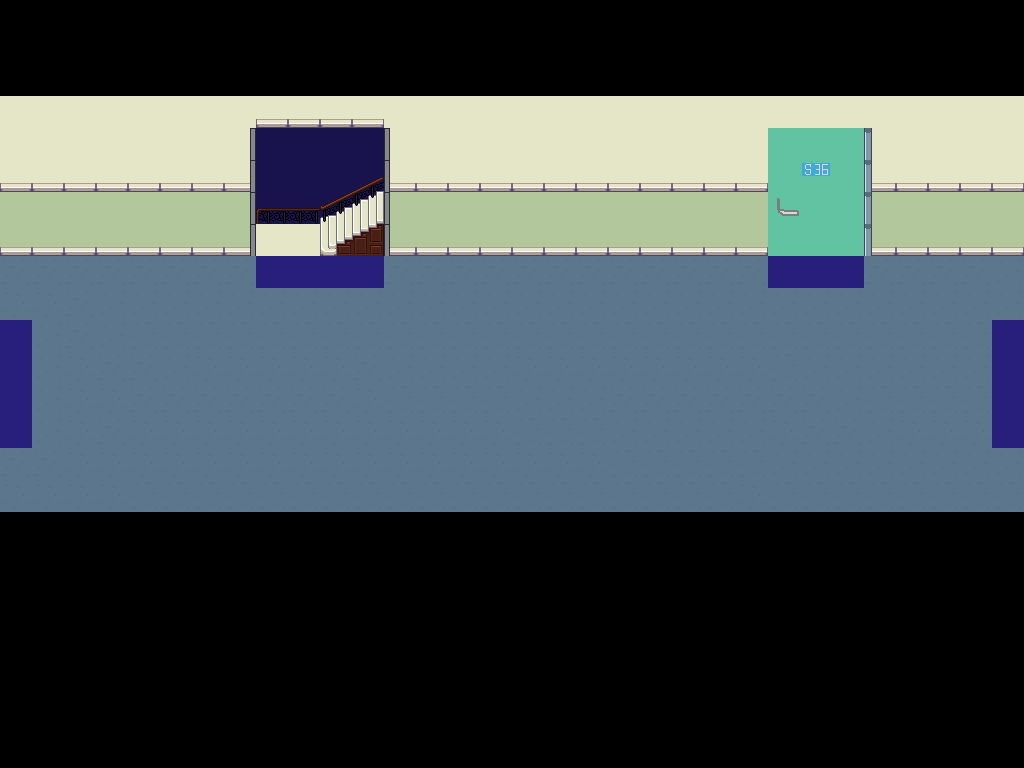

The image is a tile-based game level rendered from a .tmx file. Its description and source (layers, tilesets, objects; grid data summarised) follow:
An orthogonal 32x24 tile map with 32x32 px tiles, 10 tile layers (sol, vers_sous_sol_couloir2, vers_couloir2, vers_salleS36, ...), 8 tilesets.

<map version="1.10" tiledversion="1.10.2" orientation="orthogonal" renderorder="right-down" width="32" height="24" tilewidth="32" tileheight="32" infinite="0" nextlayerid="12" nextobjectid="1">
 <tileset firstgid="1" name="porte" tilewidth="32" tileheight="32" tilecount="16" columns="4">
  <image source="porte.png" trans="ff00ff" width="128" height="128" />
 </tileset>
 <tileset firstgid="17" source="test_porte(10).tsx" />
 <tileset firstgid="33" source="couleur.tsx" />
 <tileset firstgid="42" source="Interior.tsx" />
 <tileset firstgid="1066" source="porte.tsx" />
 <tileset firstgid="1082" source="pixel-cyberpunk-interior.tsx" />
 <tileset firstgid="1313" source="poignet.tsx" />
 <tileset firstgid="1314" source="sous_sol.tsx" />
 <layer id="2" name="sol" width="32" height="24">
  <data>[768 cells, 256 non-empty, 4 distinct tile ids]</data>
 </layer>
 <layer id="6" name="vers_sous_sol_couloir2" width="32" height="24">
  <data>[768 cells, 4 non-empty, 1 distinct tile ids]</data>
 </layer>
 <layer id="9" name="vers_couloir2" width="32" height="24">
  <data>[768 cells, 4 non-empty, 1 distinct tile ids]</data>
 </layer>
 <layer id="10" name="vers_salleS36" width="32" height="24">
  <data>[768 cells, 3 non-empty, 1 distinct tile ids]</data>
 </layer>
 <layer id="11" name="vers_sous_sol_couloir3" width="32" height="24">
  <data>[768 cells, 4 non-empty, 1 distinct tile ids]</data>
 </layer>
 <layer id="5" name="noir 99" width="32" height="24">
  <data>[768 cells, 512 non-empty, 4 distinct tile ids]</data>
 </layer>
 <layer id="7" name="couleur mur 99" width="32" height="24">
  <data>[768 cells, 160 non-empty, 2 distinct tile ids]</data>
 </layer>
 <layer id="4" name="mur 99" width="32" height="24">
  <data>[768 cells, 64 non-empty, 1 distinct tile ids]</data>
 </layer>
 <layer id="3" name="porte 99" width="32" height="24">
  <data>[768 cells, 28 non-empty, 3 distinct tile ids]</data>
 </layer>
 <layer id="8" name="porte2 99" width="32" height="24">
  <data>[768 cells, 26 non-empty, 13 distinct tile ids]</data>
 </layer>
</map>
